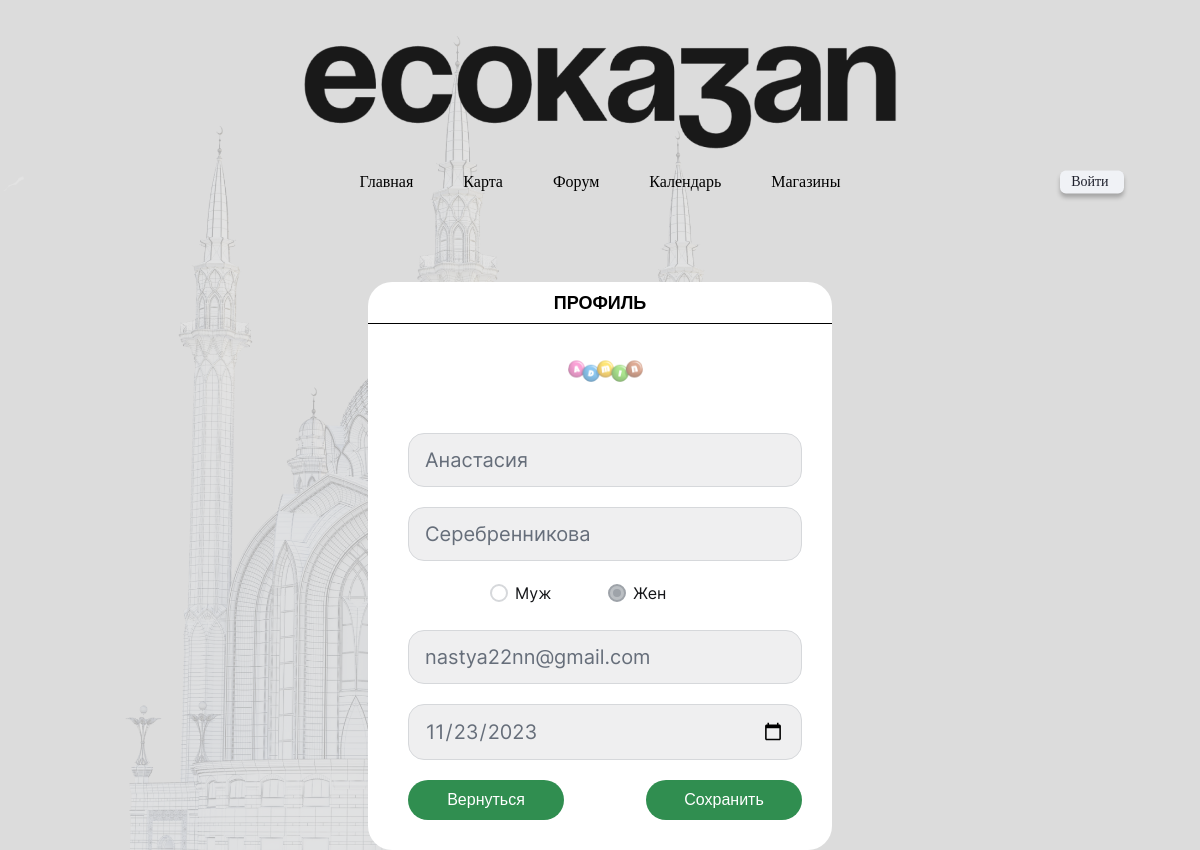
Screenshot of /account/edit/1 with the database file from the repository.
### users/models.py (models this page shows, shortened)
class Profile(models.Model):
    class Gender(models.TextChoices):
        Male = "Мужской"
        Female = "Женский"
    user = models.OneToOneField(User, on_delete=models.CASCADE)
    avatar = models.ImageField(
        verbose_name='Аватар',
        upload_to='images/avatars/%Y/%m/%d/',
        default='images/avatars/default.png',
        blank=True,
        null=True,
        validators=[FileExtensionValidator(allowed_extensions=('png', 'jpg', 'jpeg'))])
    gender = models.CharField(max_length=20, choices=Gender.choices, verbose_name='Пол')
    birth_date = models.DateField(null=True, blank=True, verbose_name='Дата рождения')
    class Meta:
        db_table = 'app_profiles'
        ordering = ('user',)
        verbose_name = 'Профиль'
        verbose_name_plural = 'Профили'

### users/views.py (the view)
# urls.py: path('edit/<int:pk>', edit_profile, name='profile-edit'),
def edit_profile(request, pk):
    user = get_object_or_404(User, pk=pk)
    if user is not None:
        profile = get_object_or_404(Profile, user=user)
        if request.method == 'POST':
            try:
                avatar = request.FILES.get('avatar', profile.avatar)
                first_name = request.POST.get('first_name')
                last_name = request.POST.get('last_name')
                email = request.POST.get('email')
                gender = request.POST.get('gender')
                birth_date = request.POST.get('birth_date')
                user.first_name = first_name
                user.last_name = last_name
                user.email = email
                user.save()
                profile.avatar = avatar
                profile.gender = gender
                profile.birth_date = birth_date
                profile.save()
                return redirect('profile_detail', user.id)
            except Exception as e:
                return JsonResponse({'status': 'error', 'message': str(e)})
        else:
            data = {
                'profile': profile,
            }
            return render(request, 'users/profile-edit-page.html', data)

### users/templates/users/profile-edit-page.html (shortened to what this page needs)
{% load static %}
<!DOCTYPE html>
<html lang="ru">
  <head>
    <link rel="stylesheet" href="{% static 'css/profile-edit-page.min.css' %}">
  </head>
  <body>
    {% include 'main/navigation.html' %}
    <main class="main">
      <div class="main__container container">
        <div class="profile">
          <div class="profile__head">
            <h3 class="profile__title">Профиль</h3>
          </div>
          <div class="profile__body">
            <form class="profile__form form" action="#" method="post" name="profile-edit" enctype="multipart/form-data">
                <div class="profile__avatar">
                  <label for="avatar">
                    <img src="{{ profile.avatar.url }}" alt="{{ profile.user.username }}">
                  </label>
                </div>
              <div class="form__field">
                <input value="{{ profile.user.first_name }}" class="form__input profile__name" type="text" name="first_name" id="id_first_name">
              </div>
              <div class="form__field">
                <input value="{{ profile.user.last_name }}" class="form__input profile__surname" type="text" name="last_name" id="id_last_name">
              </div>
              <div class="form__radio">
                <div class="form__radio-variant">
                  <label for="male"> <span class="icon"> </span><span class="text">Муж</span></label>
                </div>
                <div class="form__radio-variant">
                  <label for="female"> <span class="icon"></span><span class="text">Жен</span></label>
                </div>
              </div>
              <div class="form__field">
                <input value="{{ profile.user.email }}" class="form__input" type="email" name="email" id="email">
              </div>
              <div class="form__field">
                <input value="{{ profile.birth_date|date:'Y-m-d' }}" class="form__input" type="date" name="birth_date" id="id_birth_date">
              </div>
              <div class="form__actions"><a class="button" href="{% url 'profile_detail' profile.user.pk %}">Вернуться</a>
                <button class="button" type="sumbit">Сохранить</button>
              </div>
            </form>
          </div>
        </div>
      </div>
    </main>
  </body>
</html>

### rows the page displays
Profile: avatar (picture), first_name "Анастасия", last_name "Серебренникова", email "nastya22nn@gmail.com", birth_date "11/23/2023"
